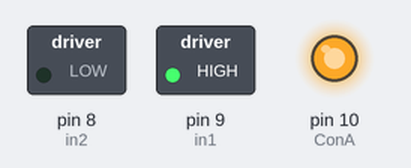
A sketch run on a simulated Arduino Uno, built with avr-gcc and run on an emulated ATmega328P. On the bench: switched loads named in the sketch (green lamp = pin HIGH), output pins drawn as LEDs (lit = HIGH).

Above: at 0.1 s.
Timing chart, 0 to 1.6 s (numbered marks = the images above):
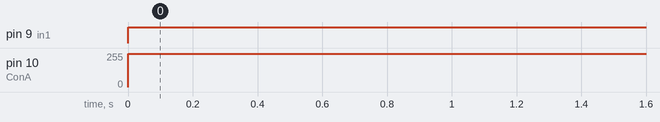

The sketch:

L298ndriver.ino
```cpp
int in1 = 9; //Declaring the pins where in1 in2 from the driver are wired
int in2 = 8; //here they are wired with D9 and D8 from Arduino
int ConA = 10; //And we add the pin to control the speed after we remove its jumper
               //Make sure it's connected to a pin that can deliver a PWM signal


void setup() {
  // put your setup code here, to run once:
  pinMode(in1, OUTPUT); //Declaring the pin modes, obviously they're outputs
  pinMode(in2, OUTPUT);
  pinMode(ConA, OUTPUT);
}

void TurnMotorA(){
  digitalWrite(in1, HIGH);
  digitalWrite(in2, LOW);
  analogWrite(ConA,250);
}

void TurnOFFA(){
  digitalWrite(in1, LOW);
  digitalWrite(in2, LOW);
  analogWrite(ConA,250);
}
void TurnMotorA2(){
  digitalWrite(in1, LOW);
  digitalWrite(in2, HIGH);
  analogWrite(ConA,250);
}
void loop() {
  // put your main code here, to run repeatedly:
  TurnMotorA();  //Sequence: turning on low speed, stop, turning again in high speed and stop


}
```

Measured:
- by itself, pin 9 (in1): LOW → HIGH at 0.00 s
- by itself, pin 10 (ConA): 0/255 → 250/255 at 0.00 s
